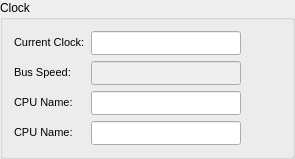
               <widget class="QGroupBox" name="clockgroupBox">
                <property name="title">
                 <string>Clock</string>
                </property>
                <layout class="QVBoxLayout" name="verticalLayout_4">
                 <item>
                  <layout class="QHBoxLayout" name="currentclockhorizontalLayout">
                   <item>
                    <widget class="QLabel" name="CurrentClock">
                     <property name="text">
                      <string>&lt;!DOCTYPE HTML PUBLIC &quot;-//W3C//DTD HTML 4.0//EN&quot; &quot;http://www.w3.org/TR/REC-html40/strict.dtd&quot;&gt;
&lt;html&gt;&lt;head&gt;&lt;meta name=&quot;qrichtext&quot; content=&quot;1&quot; /&gt;&lt;style type=&quot;text/css&quot;&gt;
p, li { white-space: pre-wrap; }
&lt;/style&gt;&lt;/head&gt;&lt;body style=&quot; font-family:'MS Shell Dlg 2'; font-size:8pt; font-weight:400; font-style:normal;&quot;&gt;
&lt;p style=&quot; margin-top:0px; margin-bottom:0px; margin-left:0px; margin-right:0px; -qt-block-indent:0; text-indent:0px;&quot;&gt;Current Clock:&lt;/p&gt;&lt;/body&gt;&lt;/html&gt;</string>
                     </property>
                    </widget>
                   </item>
                   <item>
                    <widget class="QLineEdit" name="currentclocklineEdit">
                     <property name="minimumSize">
                      <size>
                       <width>150</width>
                       <height>0</height>
                      </size>
                     </property>
                     <property name="maximumSize">
                      <size>
                       <width>150</width>
                       <height>16777215</height>
                      </size>
                     </property>
                     <property name="font">
                      <font>
                       <family>宋体</family>
                       <pointsize>8</pointsize>
                      </font>
                     </property>
                     <property name="focusPolicy">
                      <enum>Qt::NoFocus</enum>
                     </property>
                     <property name="contextMenuPolicy">
                      <enum>Qt::DefaultContextMenu</enum>
                     </property>
                     <property name="frame">
                      <bool>true</bool>
                     </property>
                     <property name="alignment">
                      <set>Qt::AlignCenter</set>
                     </property>
                     <property name="dragEnabled">
                      <bool>false</bool>
                     </property>
                     <property name="readOnly">
                      <bool>true</bool>
                     </property>
                     <property name="cursorMoveStyle">
                      <enum>Qt::VisualMoveStyle</enum>
                     </property>
                    </widget>
                   </item>
                   <item>
                    <spacer name="currentclockhorizontalSpacer">
                     <property name="orientation">
                      <enum>Qt::Horizontal</enum>
                     </property>
                     <property name="sizeType">
                      <enum>QSizePolicy::Minimum</enum>
                     </property>
                     <property name="sizeHint" stdset="0">
                      <size>
                       <width>40</width>
                       <height>20</height>
                      </size>
                     </property>
                    </spacer>
                   </item>
                  </layout>
                 </item>
                 <item>
                  <layout class="QHBoxLayout" name="buspeedhorizontalLayout">
                   <item>
                    <widget class="QLabel" name="busspeed">
                     <property name="text">
                      <string>&lt;!DOCTYPE HTML PUBLIC &quot;-//W3C//DTD HTML 4.0//EN&quot; &quot;http://www.w3.org/TR/REC-html40/strict.dtd&quot;&gt;
&lt;html&gt;&lt;head&gt;&lt;meta name=&quot;qrichtext&quot; content=&quot;1&quot; /&gt;&lt;style type=&quot;text/css&quot;&gt;
p, li { white-space: pre-wrap; }
&lt;/style&gt;&lt;/head&gt;&lt;body style=&quot; font-family:'MS Shell Dlg 2'; font-size:8pt; font-weight:400; font-style:normal;&quot;&gt;
&lt;p style=&quot; margin-top:0px; margin-bottom:0px; margin-left:0px; margin-right:0px; -qt-block-indent:0; text-indent:0px;&quot;&gt;Bus Speed:&lt;/p&gt;&lt;/body&gt;&lt;/html&gt;</string>
                     </property>
                    </widget>
                   </item>
                   <item>
                    <widget class="QLineEdit" name="busspeedlineEdit">
                     <property name="enabled">
                      <bool>false</bool>
                     </property>
                     <property name="minimumSize">
                      <size>
                       <width>150</width>
                       <height>0</height>
                      </size>
                     </property>
                     <property name="maximumSize">
                      <size>
                       <width>150</width>
                       <height>16777215</height>
                      </size>
                     </property>
                     <property name="font">
                      <font>
                       <family>宋体</family>
                       <pointsize>8</pointsize>
                      </font>
                     </property>
                     <property name="focusPolicy">
                      <enum>Qt::NoFocus</enum>
                     </property>
                     <property name="contextMenuPolicy">
                      <enum>Qt::DefaultContextMenu</enum>
                     </property>
                     <property name="frame">
                      <bool>true</bool>
                     </property>
                     <property name="echoMode">
                      <enum>QLineEdit::Normal</enum>
                     </property>
                     <property name="alignment">
                      <set>Qt::AlignCenter</set>
                     </property>
                     <property name="dragEnabled">
                      <bool>false</bool>
                     </property>
                     <property name="readOnly">
                      <bool>true</bool>
                     </property>
                     <property name="cursorMoveStyle">
                      <enum>Qt::LogicalMoveStyle</enum>
                     </property>
                    </widget>
                   </item>
                   <item>
                    <spacer name="busspeedhorizontalSpacer">
                     <property name="orientation">
                      <enum>Qt::Horizontal</enum>
                     </property>
                     <property name="sizeType">
                      <enum>QSizePolicy::Minimum</enum>
                     </property>
                     <property name="sizeHint" stdset="0">
                      <size>
                       <width>40</width>
                       <height>20</height>
                      </size>
                     </property>
                    </spacer>
                   </item>
                  </layout>
                 </item>
                 <item>
                  <layout class="QHBoxLayout" name="horizontalLayout_18">
                   <item>
                    <widget class="QLabel" name="CPUNAME_16">
                     <property name="text">
                      <string>&lt;!DOCTYPE HTML PUBLIC &quot;-//W3C//DTD HTML 4.0//EN&quot; &quot;http://www.w3.org/TR/REC-html40/strict.dtd&quot;&gt;
&lt;html&gt;&lt;head&gt;&lt;meta name=&quot;qrichtext&quot; content=&quot;1&quot; /&gt;&lt;style type=&quot;text/css&quot;&gt;
p, li { white-space: pre-wrap; }
&lt;/style&gt;&lt;/head&gt;&lt;body style=&quot; font-family:'MS Shell Dlg 2'; font-size:8pt; font-weight:400; font-style:normal;&quot;&gt;
&lt;p style=&quot; margin-top:0px; margin-bottom:0px; margin-left:0px; margin-right:0px; -qt-block-indent:0; text-indent:0px;&quot;&gt;CPU Name:&lt;/p&gt;&lt;/body&gt;&lt;/html&gt;</string>
                     </property>
                    </widget>
                   </item>
                   <item>
                    <widget class="QLineEdit" name="cpunamelineEdit_16">
                     <property name="minimumSize">
                      <size>
                       <width>150</width>
                       <height>0</height>
                      </size>
                     </property>
                     <property name="maximumSize">
                      <size>
                       <width>150</width>
                       <height>16777215</height>
                      </size>
                     </property>
                     <property name="font">
                      <font>
                       <family>宋体</family>
                       <pointsize>8</pointsize>
                      </font>
                     </property>
                     <property name="focusPolicy">
                      <enum>Qt::NoFocus</enum>
                     </property>
                     <property name="contextMenuPolicy">
                      <enum>Qt::DefaultContextMenu</enum>
                     </property>
                     <property name="frame">
                      <bool>true</bool>
                     </property>
                     <property name="alignment">
                      <set>Qt::AlignCenter</set>
                     </property>
                     <property name="dragEnabled">
                      <bool>false</bool>
                     </property>
                     <property name="readOnly">
                      <bool>true</bool>
                     </property>
                     <property name="cursorMoveStyle">
                      <enum>Qt::VisualMoveStyle</enum>
                     </property>
                    </widget>
                   </item>
                   <item>
                    <spacer name="horizontalSpacer_16">
                     <property name="orientation">
                      <enum>Qt::Horizontal</enum>
                     </property>
                     <property name="sizeType">
                      <enum>QSizePolicy::Minimum</enum>
                     </property>
                     <property name="sizeHint" stdset="0">
                      <size>
                       <width>40</width>
                       <height>20</height>
                      </size>
                     </property>
                    </spacer>
                   </item>
                  </layout>
                 </item>
                 <item>
                  <layout class="QHBoxLayout" name="horizontalLayout_19">
                   <item>
                    <widget class="QLabel" name="CPUNAME_17">
                     <property name="text">
                      <string>&lt;!DOCTYPE HTML PUBLIC &quot;-//W3C//DTD HTML 4.0//EN&quot; &quot;http://www.w3.org/TR/REC-html40/strict.dtd&quot;&gt;
&lt;html&gt;&lt;head&gt;&lt;meta name=&quot;qrichtext&quot; content=&quot;1&quot; /&gt;&lt;style type=&quot;text/css&quot;&gt;
p, li { white-space: pre-wrap; }
&lt;/style&gt;&lt;/head&gt;&lt;body style=&quot; font-family:'MS Shell Dlg 2'; font-size:8pt; font-weight:400; font-style:normal;&quot;&gt;
&lt;p style=&quot; margin-top:0px; margin-bottom:0px; margin-left:0px; margin-right:0px; -qt-block-indent:0; text-indent:0px;&quot;&gt;CPU Name:&lt;/p&gt;&lt;/body&gt;&lt;/html&gt;</string>
                     </property>
                    </widget>
                   </item>
                   <item>
                    <widget class="QLineEdit" name="cpunamelineEdit_17">
                     <property name="minimumSize">
                      <size>
                       <width>150</width>
                       <height>0</height>
                      </size>
                     </property>
                     <property name="maximumSize">
                      <size>
                       <width>150</width>
                       <height>16777215</height>
                      </size>
                     </property>
                     <property name="font">
                      <font>
                       <family>宋体</family>
                       <pointsize>8</pointsize>
                      </font>
                     </property>
                     <property name="focusPolicy">
                      <enum>Qt::NoFocus</enum>
                     </property>
                     <property name="contextMenuPolicy">
                      <enum>Qt::DefaultContextMenu</enum>
                     </property>
                     <property name="frame">
                      <bool>true</bool>
                     </property>
                     <property name="alignment">
                      <set>Qt::AlignCenter</set>
                     </property>
                     <property name="dragEnabled">
                      <bool>false</bool>
                     </property>
                     <property name="readOnly">
                      <bool>true</bool>
                     </property>
                     <property name="cursorMoveStyle">
                      <enum>Qt::VisualMoveStyle</enum>
                     </property>
                    </widget>
                   </item>
                   <item>
                    <spacer name="horizontalSpacer_17">
                     <property name="orientation">
                      <enum>Qt::Horizontal</enum>
                     </property>
                     <property name="sizeType">
                      <enum>QSizePolicy::Minimum</enum>
                     </property>
                     <property name="sizeHint" stdset="0">
                      <size>
                       <width>40</width>
                       <height>20</height>
                      </size>
                     </property>
                    </spacer>
                   </item>
                  </layout>
                 </item>
                </layout>
               </widget>
